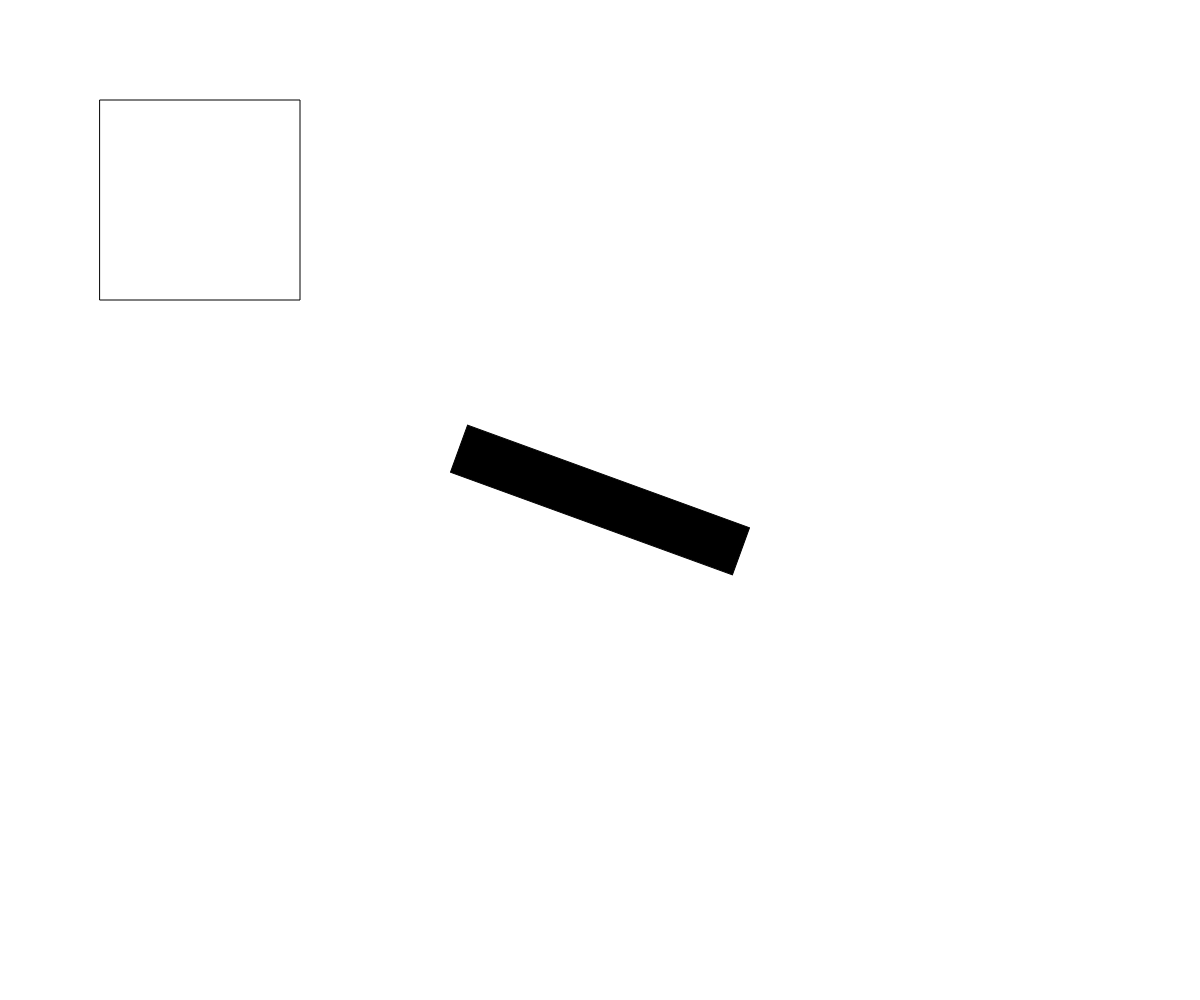
Frame 1 (no input)
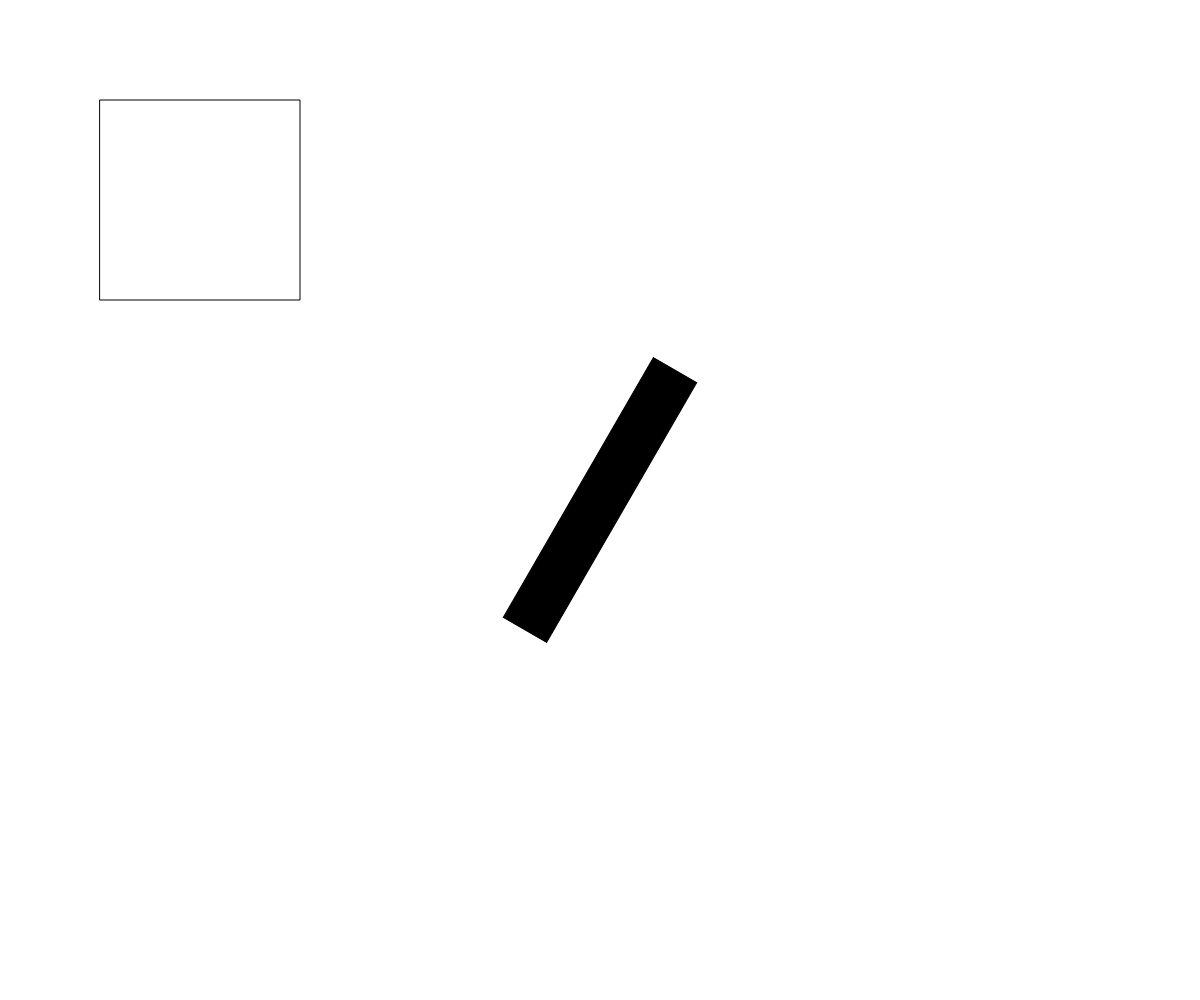
Frame 60 (no input)
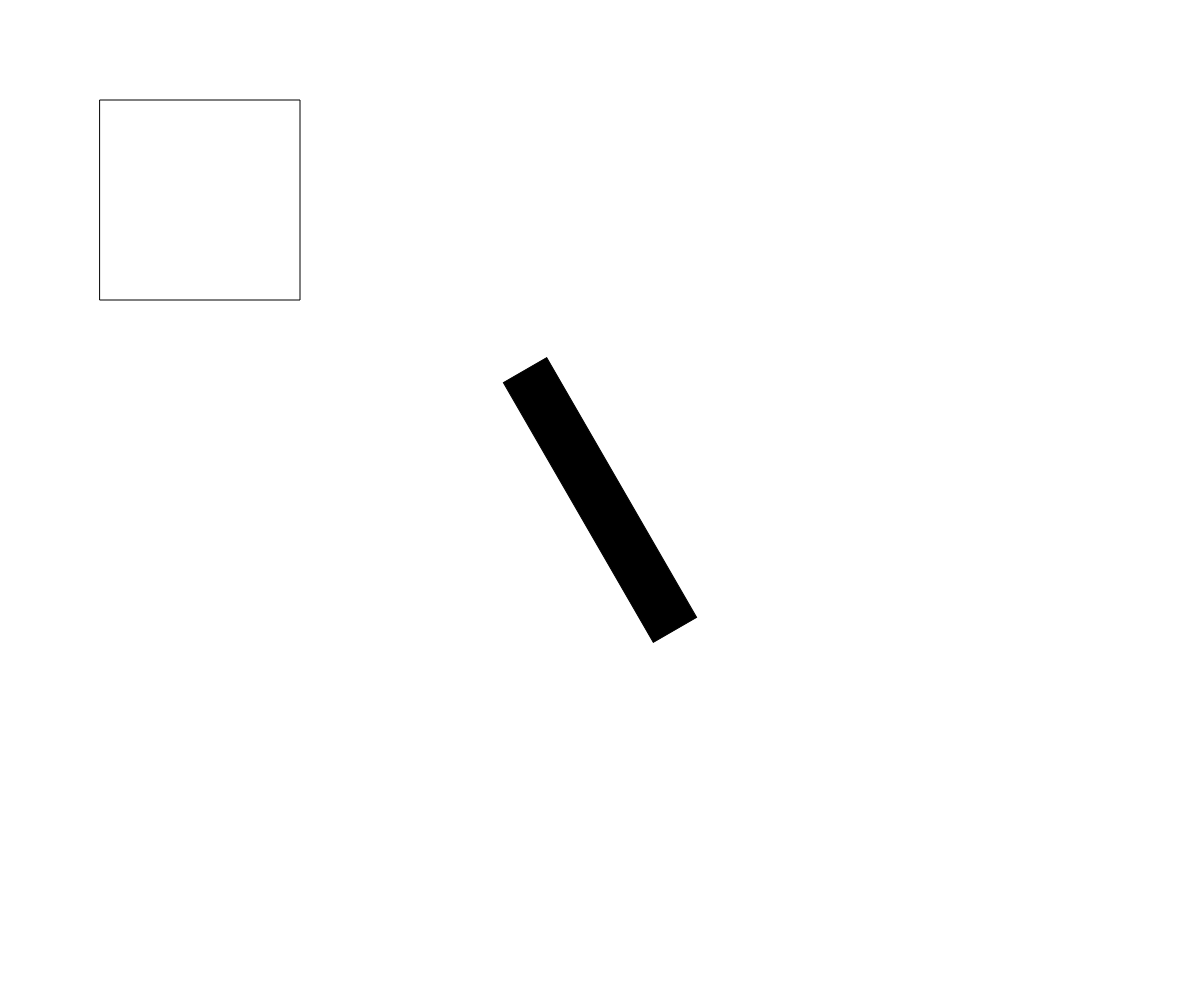
Frame 120 (the mouse pressed at the canvas centre since frame 60)

The p5.js sketch that drew these frames (run headless with seeded random() and noise() and a simulated clock; from frame 60 on, the mouse is pressed at the canvas centre):

// p5.js sketch
// ── sketch.js
function setup() {
  createCanvas(windowWidth, windowHeight);
}

function draw() {
  background(255);

  push();
  angleMode(DEGREES);
  translate(width/2,height/2);
  rotate(frameCount * 20000);

  fill(0);
  rectMode(CENTER);
  rect(0, 0, 300, 50);
  pop();

  rect(100,100,200,200);
}
